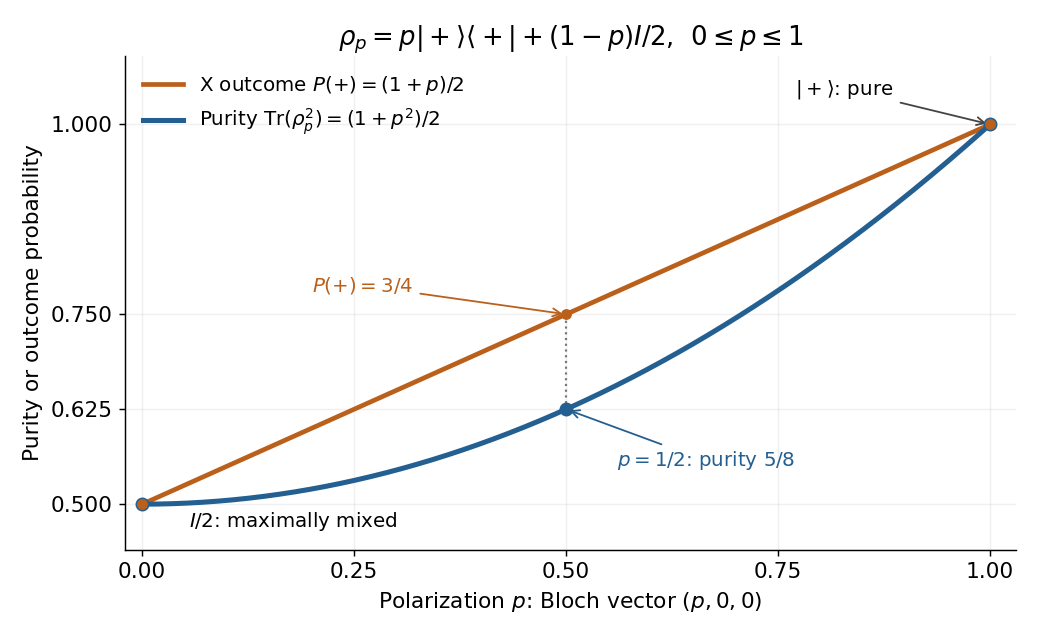

Generate this figure with Python:
"""Purity and X-measurement probability along a qubit polarization family.

Tested with Python 3.14.4, NumPy 2.3.5, Matplotlib 3.10.7.
Run from the desired output directory; writes an opaque white PNG in cwd.
"""

from pathlib import Path

import matplotlib

matplotlib.use("Agg")
import matplotlib.pyplot as plt
import numpy as np


def main():
    plt.rcParams.update({"font.size": 12, "figure.facecolor": "white",
                         "axes.facecolor": "white", "savefig.facecolor": "white"})
    p = np.linspace(0, 1, 501)
    purity = (1 + p**2) / 2
    probability = (1 + p) / 2
    fig, ax = plt.subplots(figsize=(8, 4.9), dpi=130)
    ax.plot(p, probability, color="#ba601b", lw=2.6,
            label=r"X outcome $P(+)= (1+p)/2$")
    ax.plot(p, purity, color="#245f91", lw=2.8,
            label=r"Purity $\mathrm{Tr}(\rho_p^2)=(1+p^2)/2$")
    sample_p = np.array([0, 0.5, 1])
    ax.scatter(sample_p, (1 + sample_p**2) / 2, color="#245f91", s=45, zorder=4)
    ax.scatter(sample_p, (1 + sample_p) / 2, color="#ba601b", s=25, zorder=5)
    ax.plot([0.5, 0.5], [0.625, 0.75], color="#777777", ls=":", lw=1.2)
    ax.annotate(r"$p=1/2$: purity $5/8$", (0.5, 0.625), xytext=(0.56, 0.55),
                color="#245f91", fontsize=11,
                arrowprops={"arrowstyle": "->", "color": "#245f91"})
    ax.annotate(r"$P(+)=3/4$", (0.5, 0.75), xytext=(0.2, 0.78),
                color="#ba601b", fontsize=11,
                arrowprops={"arrowstyle": "->", "color": "#ba601b"})
    ax.annotate(r"$I/2$: maximally mixed", (0, 0.5), xytext=(0.055, 0.47),
                fontsize=11)
    ax.annotate(r"$|+\rangle$: pure", (1, 1), xytext=(0.77, 1.04),
                fontsize=11, arrowprops={"arrowstyle": "->", "color": "#444444"})
    ax.set(xlim=(-0.02, 1.03), ylim=(0.44, 1.09), xticks=[0, 0.25, 0.5, 0.75, 1],
           yticks=[0.5, 0.625, 0.75, 1],
           xlabel=r"Polarization $p$: Bloch vector $(p,0,0)$",
           ylabel="Purity or outcome probability",
           title=r"$\rho_p=p|+\rangle\langle+|+(1-p)I/2$,  $0\leq p\leq 1$")
    ax.legend(frameon=False, fontsize=11, loc="upper left")
    ax.grid(alpha=0.18)
    ax.spines[["top", "right"]].set_visible(False)
    fig.tight_layout()
    fig.savefig(Path.cwd() / Path(__file__).with_suffix(".png").name,
                facecolor="white", transparent=False)
    plt.close(fig)


if __name__ == "__main__":
    main()
